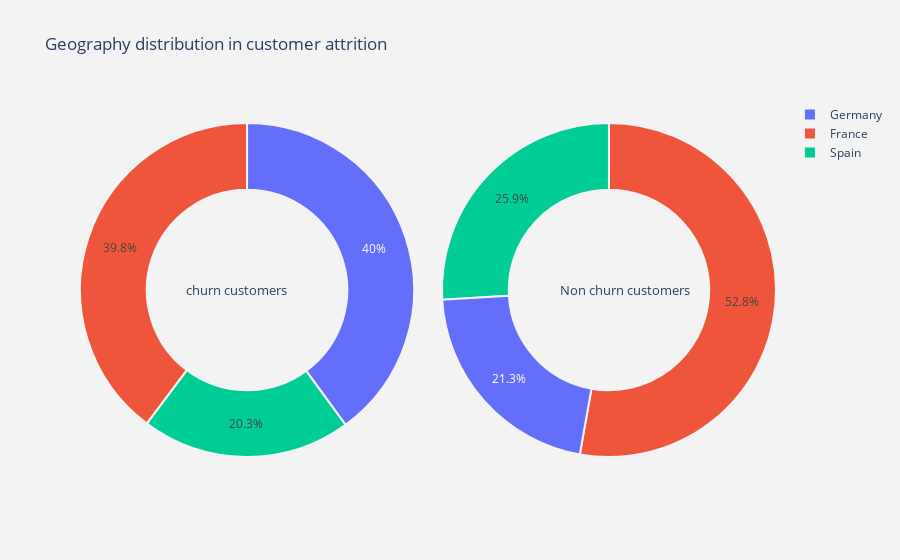

Write notebook code for a chart like this one.
### Markdown cell above
<h3><b>:::::The user-defined function to visualize the Geography feature:::::</b></h3><br>
The customized pie function will generate the pie charts for the Geography feature in the 2-dimensional plane and grouped by the Exited (CLASS LABEL).

### Code cell
plot_pie(categorical_column[0])

### Figure 1 — Plotly figure (JSON) as saved in the notebook; plotly's stock layout.template omitted (floating-point values rounded to 4 significant figures)
{"data": [{"domain": {"x": [0, 0.48]}, "hole": 0.6, "hoverinfo": "label+percent+name", "labels": ["Germany", "France", "Spain"], "marker": {"line": {"color": "rgb(243,243,243)", "width": 2}}, "name": "Churn Customers", "type": "pie", "values": [814, 810, 413]}, {"domain": {"x": [0.52, 1]}, "hole": 0.6, "hoverinfo": "label+percent+name", "labels": ["France", "Spain", "Germany"], "marker": {"line": {"color": "rgb(243,243,243)", "width": 2}}, "name": "Non churn customers", "type": "pie", "values": [4204, 2064, 1695]}], "layout": {"annotations": [{"font": {"size": 13}, "showarrow": false, "text": "churn customers", "x": 0.15, "y": 0.5}, {"font": {"size": 13}, "showarrow": false, "text": "Non churn customers", "x": 0.88, "y": 0.5}], "paper_bgcolor": "rgb(243,243,243)", "plot_bgcolor": "rgb(243,243,243)", "title": {"text": "Geography distribution in customer attrition "}}}
